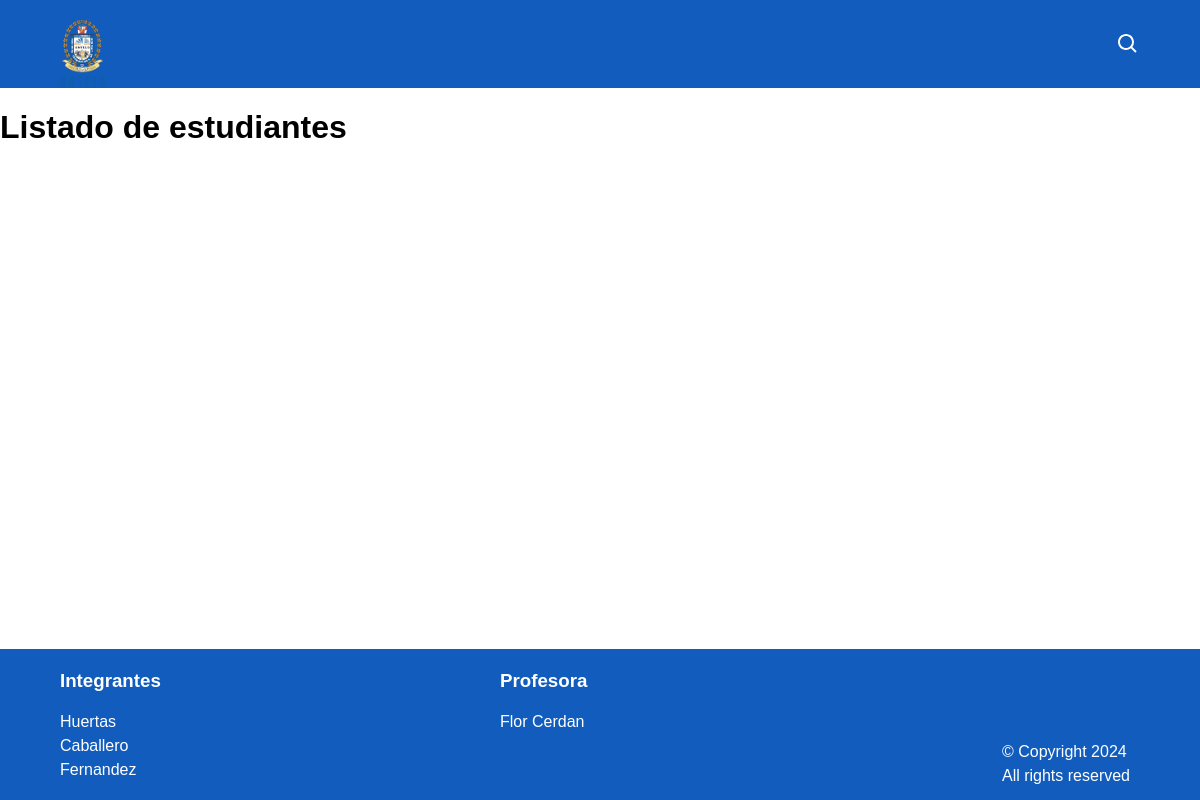
The page /estudiantes/ on the database as committed earlier.
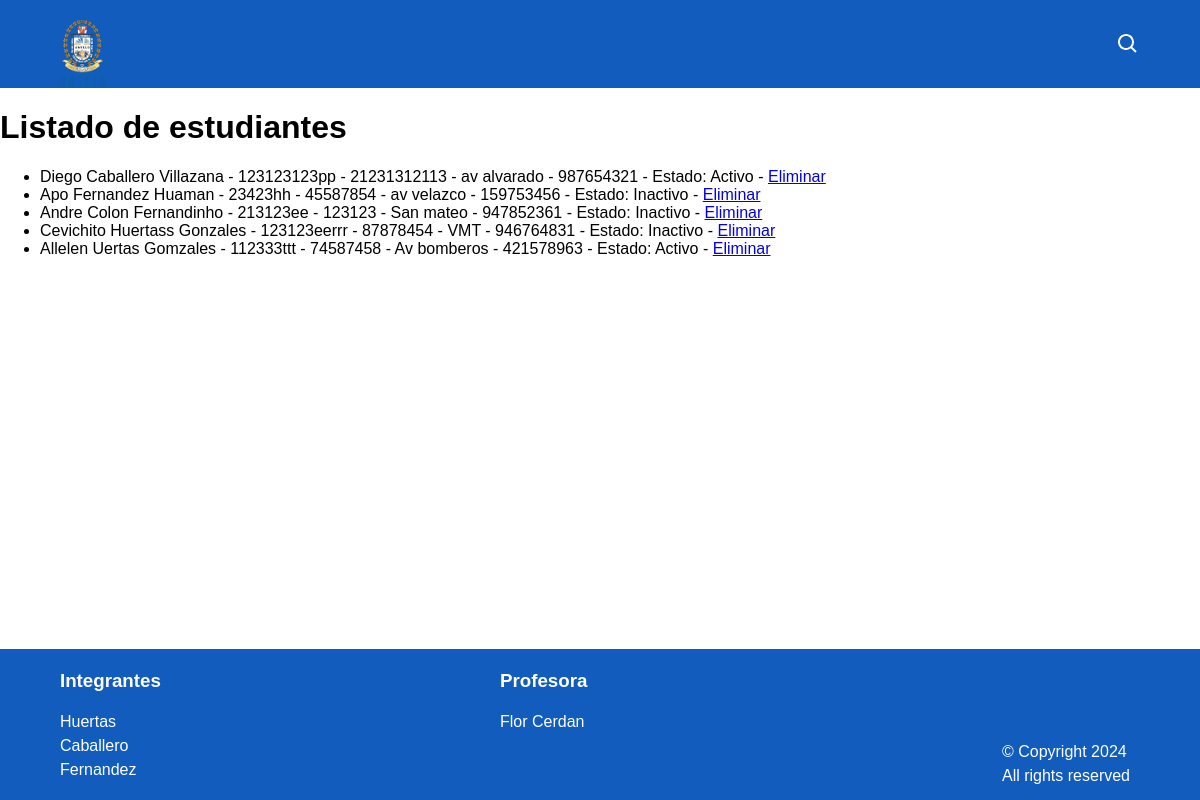
The same page on the database as committed later.
### miapp/models.py (models this page shows)
class Estudiante(models.Model):
    codigo = models.CharField(max_length=50, unique=True)
    dni = models.CharField(max_length=8, unique=True)
    nombre = models.CharField(max_length=100)
    apepat = models.CharField(max_length=100)
    apemat = models.CharField(max_length=100)
    direccion = models.CharField(max_length=255)
    telefono = models.CharField(max_length=15)
    estado = models.BooleanField(default=True)

### miapp/views.py (the view)
# urls.py: path('estudiantes/', views.estudiantes, name="estudiantes"),
def estudiantes(request):
    estudiantes = Estudiante.objects.all()
    return render(request, 'estudiantes.html', {'estudiantes': estudiantes})

### miapp/templates/estudiantes.html (shortened to what this page needs)
{% extends 'layout.html' %}
{% block content %}
<h1>Listado de estudiantes</h1>
<ul>
    {% for estudiante in estudiantes %}
        <li>{{ estudiante.nombre }} {{ estudiante.apepat }} {{ estudiante.apemat }} -
            {{ estudiante.codigo }} - {{ estudiante.dni }} -
            {{ estudiante.direccion }} - {{ estudiante.telefono }} -
            Estado: {{ estudiante.estado|yesno:"Activo,Inactivo" }} -
            <a href="{% url 'eliminar_estudiante' id=estudiante.id %}" class="btn btn-delete">Eliminar</a>
        </li>
    {% endfor %}
</ul>
{% endblock %}

### miapp/templates/layout.html (shortened to what this page needs)
<!DOCTYPE html>
<html lang="en">
<head>
    <link href="https://fonts.cdnfonts.com/css/gt-america-trial" rel="stylesheet">
    {% load static %}
    <link rel="stylesheet" href="{% static '/css/styles.css' %}">
</head>
<body>
    <header class="topbar">
        <div class="topbar-inner">
            <img src="{% static 'img/Untels_01.png' %}" viewBox="0 0 32 32">
            <a class="topbar-inner__search" href="#">
            </a>
        </div>
    </header>
    <main>
        {% block content %}
        {% endblock %}
    </main>
    <footer class="footer">
        <div class="footer-inner">
            <div class="footer__column">
                <h3>Integrantes</h3>
                <a href="#">Huertas</a>
                <a href="#">Caballero</a>
                <a href="#">Fernandez</a>
            </div>
            <div class="footer__column">
                <h3>Profesora</h3>
                <a href="#">Flor Cerdan</a>
            </div>
            <div class="footer__column footer__column-copyright">
                <p>© Copyright 2024</p>
                <p>All rights reserved</p>
            </div>
        </div>
    </footer>
</body>
</html>

### miapp/static/css/styles.css (style rules this page uses)
* { box-sizing: border-box; }
html { font-size: 16px; margin: 0; height: 100%; }
body { font-family: "GT America Trial", sans-serif; margin: 0; display: flex; flex-direction: column; height: 100%; }
.topbar { background-color: rgb(17, 92, 189); padding: 0 30px; height: 5.5rem; display: flex; align-items: center; }
@media (max-width: 1200px) { .topbar { padding: 0px 0px; } }
.topbar-inner { color: white; font-size: 1.5rem; width: 90%; margin: 0 auto; display: flex; align-items: center; gap: 1rem; }
.topbar-inner a { text-decoration: none; color: white; }
.topbar-inner img { display: block; width: 45px; float: left; margin-top: 20px; }
.topbar-inner__search, .topbar-inner__menu { display: none; }
@media (max-width: 1200px) { .topbar-inner__search, .topbar-inner__menu { display: flex !important; } }
@media (max-width: 1200px) { .topbar-inner__search { margin-left: auto; } }
html, body { height: 100%; margin: 0; }
body { display: flex; flex-direction: column; }
main { flex: 1; }
.footer { padding: 0.1rem 0; background-color: rgb(17, 92, 189); position: sticky; bottom: 0; width: 100%; }
.footer h3, .footer h4, .footer a, .footer p { color: white; text-decoration: none; }
.footer a, .footer p { line-height: 1.5rem; }
.footer .footer-inner { margin: 0 auto; padding-right: 200px; padding-bottom: 1rem; width: 90%; display: grid; grid-template-columns: repeat(auto-fit, minmax(155px, 1fr)); position: relative; }
.footer__column { display: flex; flex-direction: column; }
.footer__column-copyright { position: absolute; margin-top: auto; bottom: 10px; right: 10px; }
.footer__column-copyright p { margin: 0; }

Rows that differ between the two databases and show on the page:
added Estudiante: nombre "Diego", apepat "Caballero", apemat "Villazana", codigo "123123123pp", dni "21231312113", direccion "av alvarado", telefono "987654321", estado "Activo"
added Estudiante: nombre "Apo", apepat "Fernandez", apemat "Huaman", codigo "23423hh", dni "45587854", direccion "av velazco", telefono "159753456", estado "Inactivo"
added Estudiante: nombre "Andre", apepat "Colon", apemat "Fernandinho", codigo "213123ee", dni "123123", direccion "San mateo", telefono "947852361", estado "Inactivo"
added Estudiante: nombre "Cevichito", apepat "Huertass", apemat "Gonzales", codigo "123123eerrr", dni "87878454", direccion "VMT", telefono "946764831", estado "Inactivo"
added Estudiante: nombre "Allelen", apepat "Uertas", apemat "Gomzales", codigo "112333ttt", dni "74587458", direccion "Av bomberos", telefono "421578963", estado "Activo"
